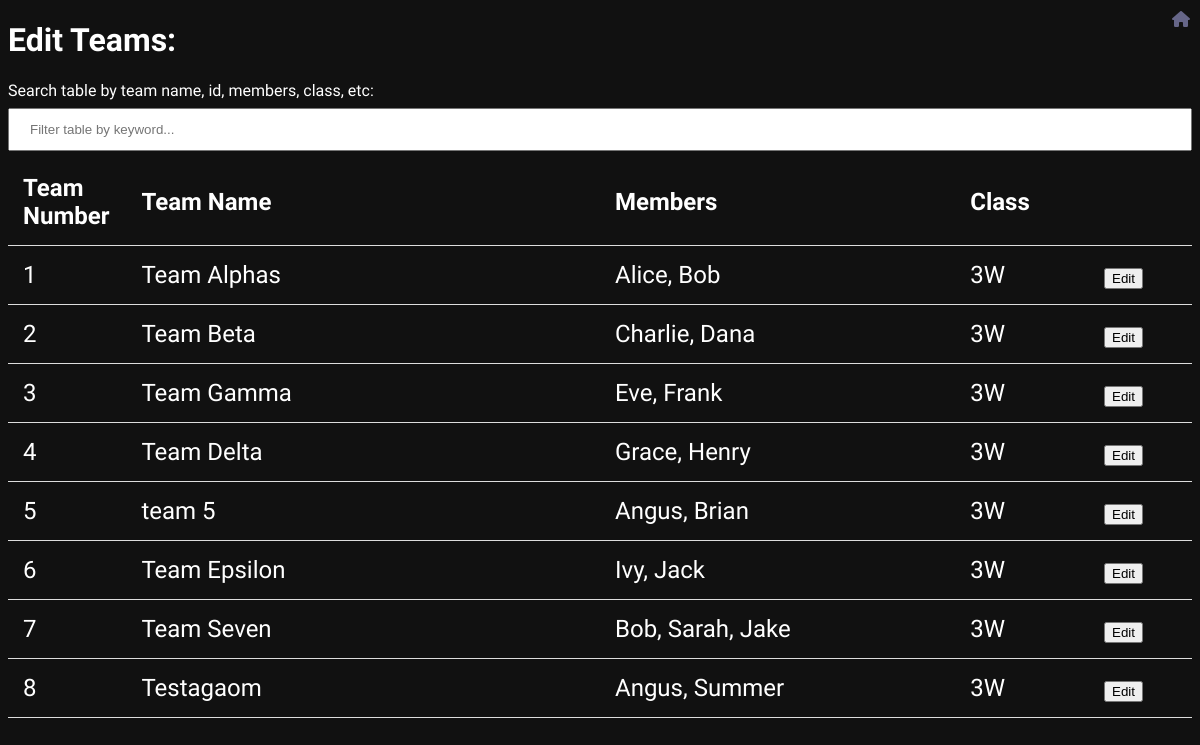
Page /editTeam on the committed database.
### tables this page shows
CREATE TABLE teams (
    id INTEGER PRIMARY KEY,    -- Corresponds to the "#" in the JSON
    name VARCHAR(255),         -- Team name
    class VARCHAR(10),         -- Class (e.g., "6L", "3W")
    members VARCHAR(255)       -- Team members (CSV) 
    
);

### main.py (the view)
@app.route('/editTeam', methods=['GET'])
def editTeam():
    conn, cursor = get_db_connection()
    cursor.execute("SELECT * FROM teams")
    teams = cursor.fetchall()
    conn.close()
    return render_template('editTeam.html', teams = teams)

### main.py (called while the page is built)
def get_db_connection():
    conn = sqlite3.connect('test.db')
    conn.row_factory = sqlite3.Row  # Set row_factory to sqlite3.Row
    cursor = conn.cursor()
    return conn, cursor

### templates/editTeam.html (shortened to what this page needs)
<!DOCTYPE HTML>
<html>
    <head>
        <link rel="stylesheet" type="text/css" href="{{ url_for('static', filename='css/style.css') }}">
        <link rel="stylesheet" href="https://cdnjs.cloudflare.com/ajax/libs/font-awesome/6.0.0-beta3/css/all.min.css">
    </head>
<body>
    <a href="/" class="home-icon">
        <i class="fas fa-home"></i>
    </a>
    <h1>Edit Teams:</h1>
    <label >Search table by team name, id, members, class, etc:</label><br>
    <input class='search' type="text" id="filterInput" placeholder="Filter table by keyword...">
    <table id="myTable">
        <colgroup>
            <col " width="10%">
            <col  width="40%">
            <col  width="30%">
          </colgroup>
        <tr>
            <th>Team Number</th>
            <th>Team Name</th>
            <th>Members</th>
            <th>Class</th>
            <th></th>
        </tr>
        {% for team in teams %}
        <tr>
            <td>{{team.id}}</td>
            <td>{{team.name}}</td>
            <td>{{team.members}}</td>
            <td>{{team.class}}</td>
            <td><button type="button" onclick="editTeam({{team.id}})">Edit</button></td>
        </tr>
        {% endfor %}
    </table>
</body>

### static/css/style.css (style rules this page uses)
body { background-color: #111111; color: white; font-family: 'Exo', sans-serif; font-size:100%; }
table { border-collapse: collapse; width:100%; font-size:150%; border-color: #6b6566; }
th, td { border-bottom: 1px solid #ddd; padding:15px; text-align: left; }

### templates/editTeam.html (style rules this page uses)
a { color:#666688; }
input[type="text"] { width: 100%; padding: 12px 20px; margin: 8px 0; box-sizing: border-box; }
.home-icon { position: fixed; top: 10px; right: 10px; z-index: 100; }

### rows in the picture
teams: id "1", name "Team Alphas", members "Alice, Bob", class "3W"
teams: id "2", name "Team Beta", members "Charlie, Dana", class "3W"
teams: id "3", name "Team Gamma", members "Eve, Frank", class "3W"
teams: id "4", name "Team Delta", members "Grace, Henry", class "3W"
teams: id "5", name "team 5", members "Angus, Brian", class "3W"
teams: id "6", name "Team Epsilon", members "Ivy, Jack", class "3W"
teams: id "7", name "Team Seven", members "Bob, Sarah, Jake", class "3W"
teams: id "8", name "Testagaom", members "Angus, Summer", class "3W"
